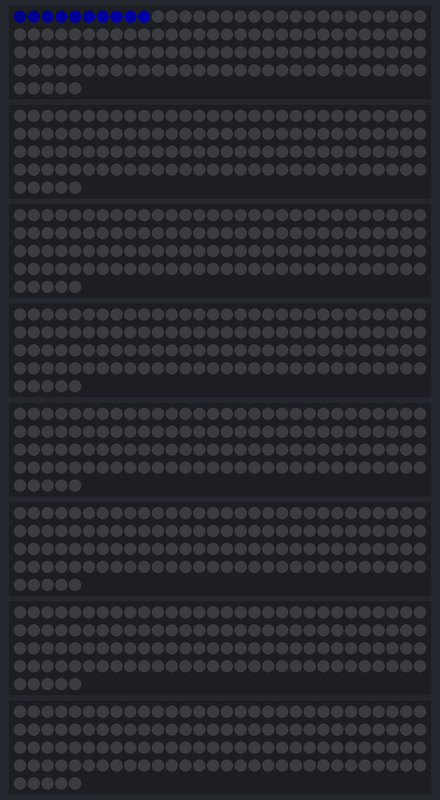
A sketch run on a simulated ESP32. On the bench: 8 × 125 RGB LEDs in strip order, left to right, continuing on the next row. Dim RGB values are drawn brighter than linear.

Above: at 0.5 s.
At 1.11 s:
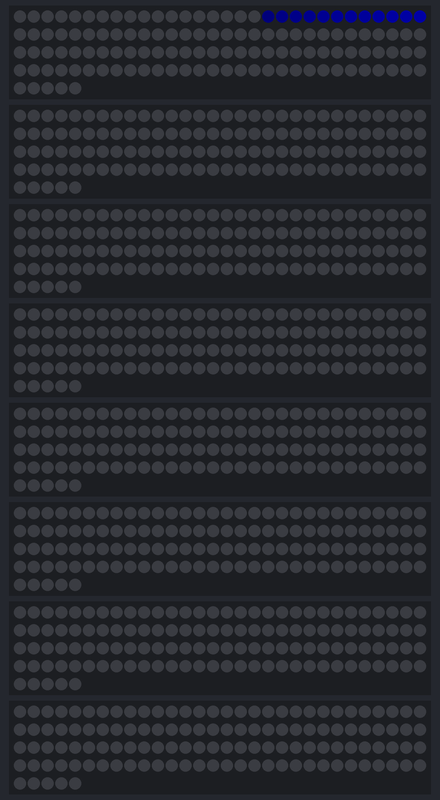
At 2.03 s:
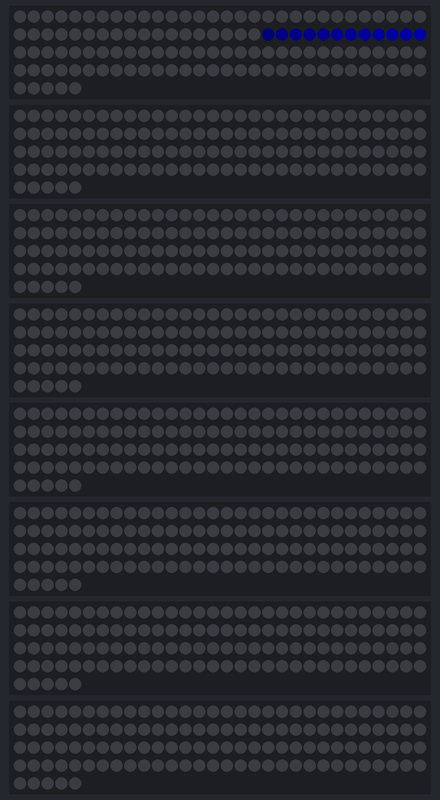
At 2.64 s:
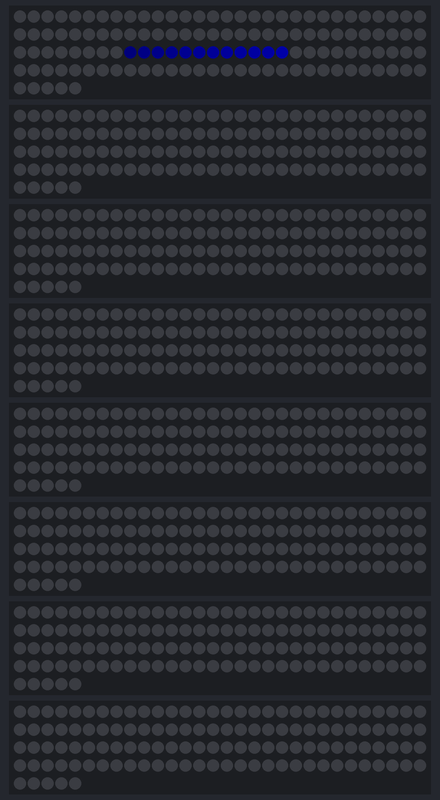
At 3.55 s:
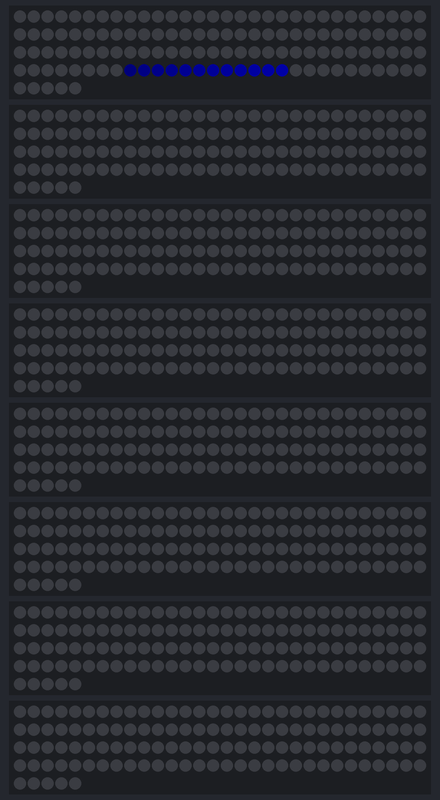
At 34.31 s:
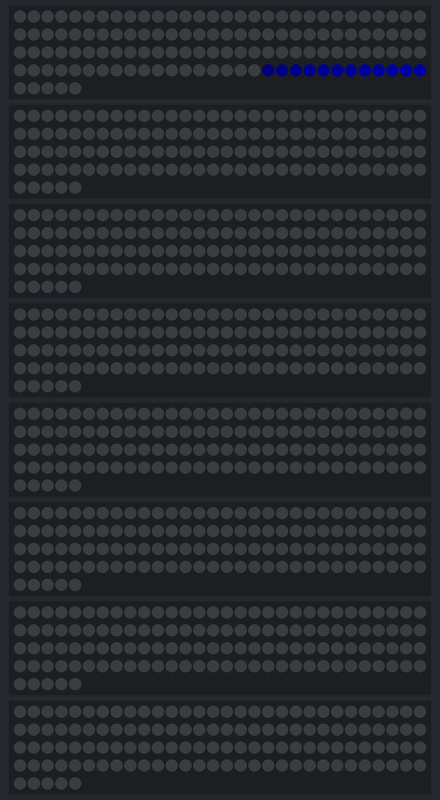

The sketch:

ESP32-Marquee1000.ino
```cpp
// ============================================================
// ESP32 1000 灯珠通断测试 — FastLED / WS2812B
// 上电即跑蓝色拖尾跑马灯，无串口控制，专用于接线通断确认
//
// Arduino IDE：
//   - ESP32 Dev Module  → 8 路 × 125 灯 = 1000
//   - ESP32S3 Dev Module → 4 路 × 250 灯 = 1000
// 依赖库：FastLED
// ============================================================
#include <FastLED.h>

#define DEFAULT_BRIGHTNESS 40
#define MARQUEE_INTERVAL_MS 20
#define MARQUEE_TRAIL 12
#define MAX_POWER_MA 5000

#if defined(CONFIG_IDF_TARGET_ESP32S3) || defined(ARDUINO_ESP32S3_DEV) || \
    defined(ARDUINO_ESP32S3_BOX) || defined(ARDUINO_ESP32S3_BOX_LITE)

#define NUM_STRIPS 4
#define LEDS_PER_STRIP 250
#define STRIP_PIN_1 4
#define STRIP_PIN_2 5
#define STRIP_PIN_3 6
#define STRIP_PIN_4 7

#else

#define NUM_STRIPS 8
#define LEDS_PER_STRIP 125
#define STRIP_PIN_1 16
#define STRIP_PIN_2 17
#define STRIP_PIN_3 18
#define STRIP_PIN_4 19
#define STRIP_PIN_5 21
#define STRIP_PIN_6 22
#define STRIP_PIN_7 23
#define STRIP_PIN_8 25

#endif

#define TOTAL_LEDS (NUM_STRIPS * LEDS_PER_STRIP)

CRGB leds[NUM_STRIPS][LEDS_PER_STRIP];
uint16_t marqueePos = 0;
uint32_t lastMarqueeMs = 0;

void paintTrail(uint16_t headPos) {
  FastLED.clear();

  for (uint8_t t = 0; t < MARQUEE_TRAIL; t++) {
    const int16_t pos = static_cast<int16_t>(headPos) - static_cast<int16_t>(t);
    if (pos < 0) {
      continue;
    }

    const uint8_t strip = static_cast<uint8_t>(pos / LEDS_PER_STRIP);
    const uint16_t index = static_cast<uint16_t>(pos % LEDS_PER_STRIP);
    if (strip >= NUM_STRIPS) {
      continue;
    }

    const uint8_t fade = static_cast<uint8_t>(255 - (t * (255 / MARQUEE_TRAIL)));
    leds[strip][index] = CRGB(0, 0, fade);
  }
}

void setup() {
#if NUM_STRIPS >= 1
  FastLED.addLeds<WS2812B, STRIP_PIN_1, GRB>(leds[0], LEDS_PER_STRIP);
#endif
#if NUM_STRIPS >= 2
  FastLED.addLeds<WS2812B, STRIP_PIN_2, GRB>(leds[1], LEDS_PER_STRIP);
#endif
#if NUM_STRIPS >= 3
  FastLED.addLeds<WS2812B, STRIP_PIN_3, GRB>(leds[2], LEDS_PER_STRIP);
#endif
#if NUM_STRIPS >= 4
  FastLED.addLeds<WS2812B, STRIP_PIN_4, GRB>(leds[3], LEDS_PER_STRIP);
#endif
#if NUM_STRIPS >= 5
  FastLED.addLeds<WS2812B, STRIP_PIN_5, GRB>(leds[4], LEDS_PER_STRIP);
#endif
#if NUM_STRIPS >= 6
  FastLED.addLeds<WS2812B, STRIP_PIN_6, GRB>(leds[5], LEDS_PER_STRIP);
#endif
#if NUM_STRIPS >= 7
  FastLED.addLeds<WS2812B, STRIP_PIN_7, GRB>(leds[6], LEDS_PER_STRIP);
#endif
#if NUM_STRIPS >= 8
  FastLED.addLeds<WS2812B, STRIP_PIN_8, GRB>(leds[7], LEDS_PER_STRIP);
#endif

  FastLED.setBrightness(DEFAULT_BRIGHTNESS);
  FastLED.setMaxPowerInVoltsAndMilliamps(5, MAX_POWER_MA);
  FastLED.clear();
  FastLED.show();

  marqueePos = 0;
  lastMarqueeMs = millis();
}

void loop() {
  const uint32_t now = millis();
  if (now - lastMarqueeMs < MARQUEE_INTERVAL_MS) {
    return;
  }

  lastMarqueeMs = now;
  paintTrail(marqueePos);
  FastLED.show();
  marqueePos = static_cast<uint16_t>((marqueePos + 1) % TOTAL_LEDS);
}
```
